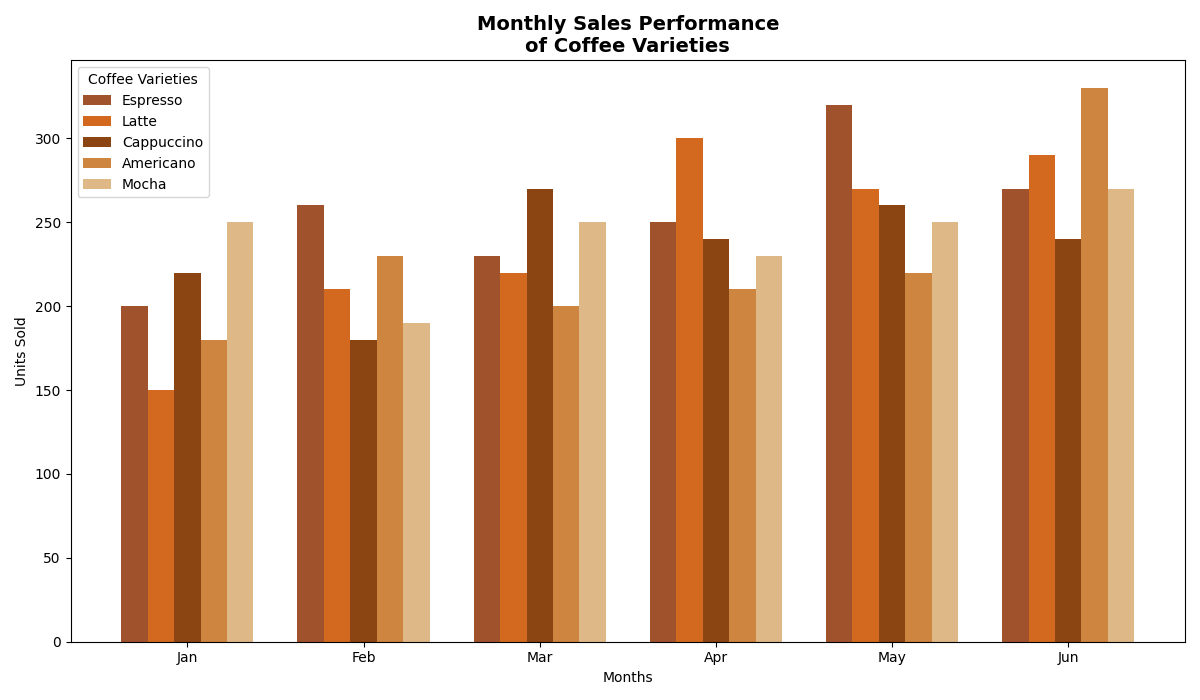

Python code for this plot:
import numpy as np
import matplotlib.pyplot as plt

months = ['Jan', 'Feb', 'Mar', 'Apr', 'May', 'Jun']
coffee_varieties = ['Espresso', 'Latte', 'Cappuccino', 'Americano', 'Mocha']

sales_data = np.array([
    [200, 150, 220, 180, 250],
    [260, 210, 180, 230, 190],
    [230, 220, 270, 200, 250],
    [250, 300, 240, 210, 230],
    [320, 270, 260, 220, 250],
    [270, 290, 240, 330, 270]
])

fig, ax = plt.subplots(figsize=(12, 7))
bar_width = 0.15
indices = np.arange(len(months))

colors = ['#A0522D', '#D2691E', '#8B4513', '#CD853F', '#DEB887']

for i, variety in enumerate(coffee_varieties):
    ax.bar(
        indices + i * bar_width, 
        sales_data[:, i], 
        bar_width, 
        label=variety, 
        color=colors[i]
    )

ax.set_xticks(indices + bar_width * 2)
ax.set_xticklabels(months)
ax.set_xlabel('Months')
ax.set_ylabel('Units Sold')
ax.set_title('Monthly Sales Performance\nof Coffee Varieties', fontsize=14, fontweight='bold')
ax.legend(title='Coffee Varieties')

plt.tight_layout()
plt.show()
